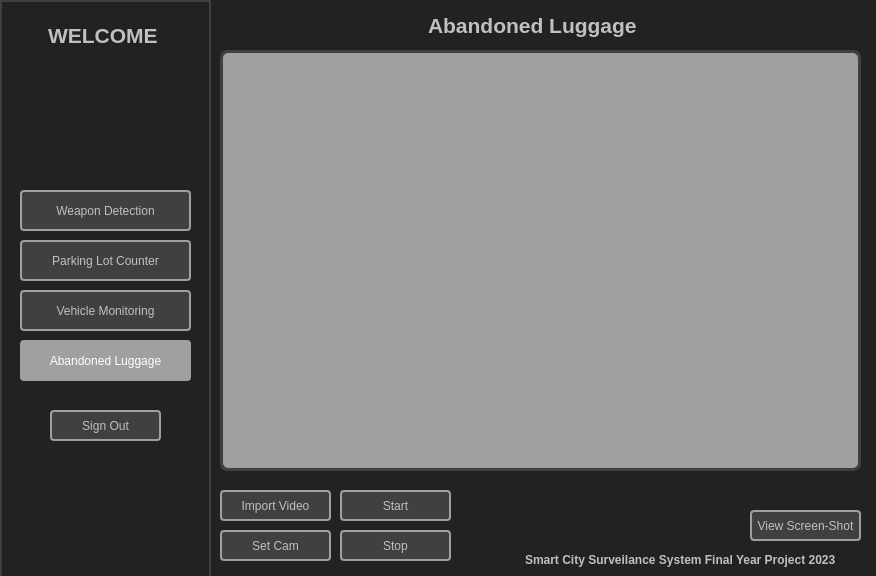
<?xml version="1.0" encoding="UTF-8"?>
<ui version="4.0">
 <class>MainWindow</class>
 <widget class="QMainWindow" name="MainWindow">
  <property name="geometry">
   <rect>
    <x>0</x>
    <y>0</y>
    <width>876</width>
    <height>576</height>
   </rect>
  </property>
  <property name="minimumSize">
   <size>
    <width>876</width>
    <height>576</height>
   </size>
  </property>
  <property name="maximumSize">
   <size>
    <width>876</width>
    <height>576</height>
   </size>
  </property>
  <property name="windowTitle">
   <string>MainWindow</string>
  </property>
  <widget class="QWidget" name="centralwidget">
   <property name="styleSheet">
    <string notr="true">QWidget{
	background:#222222;
}
QListWidget{
	background:#222222;
	border:2px solid #404040;
}
QPushButton{
	border:2px solid #A0A0A0;
	background:#404040;
	color:silver;
	border-radius:4px;
}
QPushButton:Pressed{
	border:2px solid #A0A0A0;
	background:#A0A0A0;
	color:white;
}
QLabel{
	color:silver;
	padding:2px;
}
</string>
   </property>
   <widget class="QListWidget" name="sidebar">
    <property name="geometry">
     <rect>
      <x>0</x>
      <y>0</y>
      <width>211</width>
      <height>591</height>
     </rect>
    </property>
    <property name="styleSheet">
     <string notr="true"/>
    </property>
   </widget>
   <widget class="QPushButton" name="w_button">
    <property name="geometry">
     <rect>
      <x>20</x>
      <y>190</y>
      <width>171</width>
      <height>41</height>
     </rect>
    </property>
    <property name="contextMenuPolicy">
     <enum>Qt::PreventContextMenu</enum>
    </property>
    <property name="styleSheet">
     <string notr="true"/>
    </property>
    <property name="text">
     <string>Weapon Detection</string>
    </property>
   </widget>
   <widget class="QPushButton" name="park_button">
    <property name="geometry">
     <rect>
      <x>20</x>
      <y>240</y>
      <width>171</width>
      <height>41</height>
     </rect>
    </property>
    <property name="styleSheet">
     <string notr="true"/>
    </property>
    <property name="text">
     <string>Parking Lot Counter</string>
    </property>
   </widget>
   <widget class="QPushButton" name="vehicle_button">
    <property name="geometry">
     <rect>
      <x>20</x>
      <y>290</y>
      <width>171</width>
      <height>41</height>
     </rect>
    </property>
    <property name="styleSheet">
     <string notr="true"/>
    </property>
    <property name="text">
     <string>Vehicle Monitoring</string>
    </property>
   </widget>
   <widget class="QPushButton" name="luggage_button">
    <property name="geometry">
     <rect>
      <x>20</x>
      <y>340</y>
      <width>171</width>
      <height>41</height>
     </rect>
    </property>
    <property name="styleSheet">
     <string notr="true">QPushButton{
	background:#A0A0A0;
	color:white;
}</string>
    </property>
    <property name="text">
     <string>Abandoned Luggage</string>
    </property>
   </widget>
   <widget class="QPushButton" name="signout_button">
    <property name="geometry">
     <rect>
      <x>50</x>
      <y>410</y>
      <width>111</width>
      <height>31</height>
     </rect>
    </property>
    <property name="styleSheet">
     <string notr="true"/>
    </property>
    <property name="text">
     <string>Sign Out</string>
    </property>
   </widget>
   <widget class="QPushButton" name="import_button">
    <property name="geometry">
     <rect>
      <x>220</x>
      <y>490</y>
      <width>111</width>
      <height>31</height>
     </rect>
    </property>
    <property name="styleSheet">
     <string notr="true"/>
    </property>
    <property name="text">
     <string>Import Video</string>
    </property>
   </widget>
   <widget class="QPushButton" name="set_cam">
    <property name="geometry">
     <rect>
      <x>220</x>
      <y>530</y>
      <width>111</width>
      <height>31</height>
     </rect>
    </property>
    <property name="styleSheet">
     <string notr="true"/>
    </property>
    <property name="text">
     <string>Set Cam</string>
    </property>
   </widget>
   <widget class="QPushButton" name="view_ss_button">
    <property name="geometry">
     <rect>
      <x>750</x>
      <y>510</y>
      <width>111</width>
      <height>31</height>
     </rect>
    </property>
    <property name="styleSheet">
     <string notr="true"/>
    </property>
    <property name="text">
     <string>View Screen-Shot</string>
    </property>
   </widget>
   <widget class="QLabel" name="title">
    <property name="geometry">
     <rect>
      <x>420</x>
      <y>10</y>
      <width>231</width>
      <height>31</height>
     </rect>
    </property>
    <property name="sizePolicy">
     <sizepolicy hsizetype="Expanding" vsizetype="Expanding">
      <horstretch>0</horstretch>
      <verstretch>0</verstretch>
     </sizepolicy>
    </property>
    <property name="font">
     <font>
      <pointsize>16</pointsize>
      <weight>75</weight>
      <bold>true</bold>
     </font>
    </property>
    <property name="acceptDrops">
     <bool>false</bool>
    </property>
    <property name="styleSheet">
     <string notr="true"/>
    </property>
    <property name="text">
     <string>Abandoned Luggage</string>
    </property>
   </widget>
   <widget class="QLabel" name="tm">
    <property name="geometry">
     <rect>
      <x>520</x>
      <y>550</y>
      <width>341</width>
      <height>20</height>
     </rect>
    </property>
    <property name="font">
     <font>
      <pointsize>9</pointsize>
      <weight>75</weight>
      <bold>true</bold>
     </font>
    </property>
    <property name="styleSheet">
     <string notr="true"/>
    </property>
    <property name="text">
     <string>Smart City Surveilance System Final Year Project 2023</string>
    </property>
   </widget>
   <widget class="QLabel" name="menu_label">
    <property name="geometry">
     <rect>
      <x>40</x>
      <y>20</y>
      <width>121</width>
      <height>31</height>
     </rect>
    </property>
    <property name="font">
     <font>
      <pointsize>16</pointsize>
      <weight>75</weight>
      <bold>true</bold>
     </font>
    </property>
    <property name="acceptDrops">
     <bool>false</bool>
    </property>
    <property name="styleSheet">
     <string notr="true"/>
    </property>
    <property name="text">
     <string>WELCOME</string>
    </property>
   </widget>
   <widget class="QLabel" name="b_window">
    <property name="geometry">
     <rect>
      <x>220</x>
      <y>50</y>
      <width>641</width>
      <height>421</height>
     </rect>
    </property>
    <property name="minimumSize">
     <size>
      <width>451</width>
      <height>251</height>
     </size>
    </property>
    <property name="font">
     <font>
      <pointsize>16</pointsize>
      <weight>75</weight>
      <bold>true</bold>
     </font>
    </property>
    <property name="acceptDrops">
     <bool>false</bool>
    </property>
    <property name="styleSheet">
     <string notr="true">QLabel{
	border-radius:8px;
	border:3px solid #404040;
	background:#A0A0A0;
}</string>
    </property>
    <property name="text">
     <string/>
    </property>
   </widget>
   <widget class="QPushButton" name="stop_button">
    <property name="geometry">
     <rect>
      <x>340</x>
      <y>530</y>
      <width>111</width>
      <height>31</height>
     </rect>
    </property>
    <property name="styleSheet">
     <string notr="true"/>
    </property>
    <property name="text">
     <string>Stop</string>
    </property>
   </widget>
   <widget class="QPushButton" name="start_button">
    <property name="geometry">
     <rect>
      <x>340</x>
      <y>490</y>
      <width>111</width>
      <height>31</height>
     </rect>
    </property>
    <property name="styleSheet">
     <string notr="true"/>
    </property>
    <property name="text">
     <string>Start</string>
    </property>
   </widget>
  </widget>
 </widget>
 <resources/>
 <connections/>
</ui>
